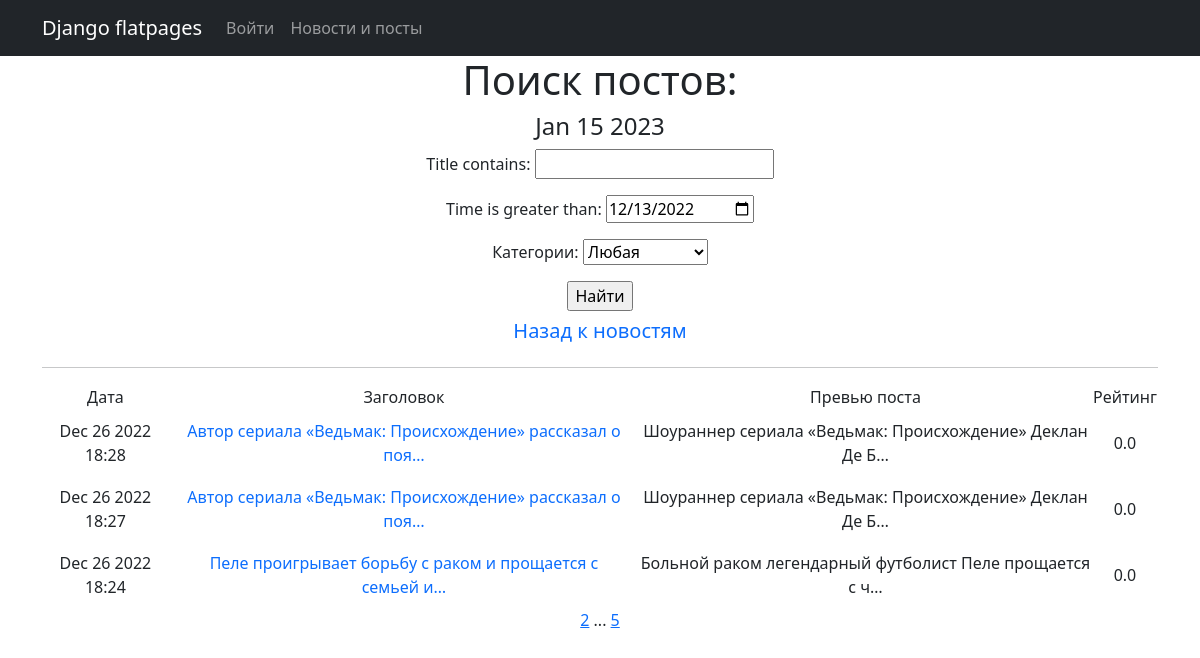
The app's page /news/search/ with its own data.
### _accounts/models.py (models this page shows, shortened)
class Post(models.Model):
    news = 'news'
    post = 'post'
    CHOISES = [
        (news, 'Новость'),
        (post, 'Статья')
    ]
    author = models.ForeignKey(Author, on_delete=models.CASCADE)
    time = models.DateTimeField(auto_now_add=True)
    _type = models.CharField(max_length=4, choices=CHOISES, default=news)
    categories = models.ManyToManyField(Category, through='PostCategory')
    title = models.CharField(max_length=100)
    text = models.TextField()
    rating = models.FloatField(default=0.0)
    def preview(self):
        return self.text[:124] + ' ...'

### _accounts/views.py (the view)
# urls.py: path('search/', PostSearch.as_view(), name='post_search'),
class PostSearch(PostList):
    ordering = '-time'
    template_name = 'search.html'
    context_object_name = 'search'
    paginate_by = 3

### _accounts/models.py (called while the page is built)
    def __str__(self):
        return f'{self.name}'

### _accounts/templatetags/custom_tags.py (called while the page is built)
@register.simple_tag(takes_context=True)
def url_replace(context, **kwargs):
    d = context['request'].GET.copy()
    for k, v in kwargs.items():
        d[k] = v
        return d.urlencode()

### _accounts/views.py (called while the page is built)
    def get_queryset(self):
        queryset = super().get_queryset()
        self.filterset = PostFilter(self.request.GET, queryset)
        return self.filterset.qs

    def get_context_data(self, **kwargs):
        context = super().get_context_data(**kwargs)
        context['time_now'] = datetime.utcnow()
        context['filterset'] = self.filterset
        return context

### templates/search.html (shortened to what this page needs)
{% extends 'flatpages/default.html' %}
{% load custom_tags %}
{% block content %}
<h1>Поиск постов:</h1>
<h4>{{ time_now|date:'M d Y' }}</h4>
<form action="" method="get">
    {{ filterset.form.as_p }}
    <input type="submit" value="Найти">
</form>
<h5><a class="nav-link" href="{{ '\news' }}">Назад к новостям</a></h5>
<hr>
{% if search %}
        <table>
            <tr>
                <td>Дата</td>
                <td>Заголовок</td>
                <td>Превью поста</td>
                <td>Рейтинг</td>
            </tr>
            {% for newss in search %}
            <tr>
                <td>{{ newss.time|date:'M d Y H:i' }}</td>
                <td><a class="nav-link" href="{{ newss.id }}">{{ newss.title|truncatechars:55 }}</a></td>
                <td>{{ newss.preview|truncatechars:55 }}</td>
                <td>{{ newss.rating }}</td>
            </tr>
            {% endfor %}
        </table>
    {% else %}
        <h2>Постов нет!</h2>
    {% endif %}
   {% if page_obj.has_next %}
       <a href="?{% url_replace page=page_obj.next_page_number %}">{{ page_obj.next_page_number }}</a>
       {% if paginator.num_pages != page_obj.next_page_number %}
           ...
           <a href="?{% url_replace page=page_obj.paginator.num_pages %}">{{ page_obj.paginator.num_pages }}</a>
       {% endif %}
   {% endif %}
{% endblock content %}

### records on screen
Post: time "Dec 26 2022 18:28", title "Автор сериала «Ведьмак: Происхождение» рассказал о поя…", preview "Шоураннер сериала «Ведьмак: Происхождение» Деклан Де Б…", rating "0.0"
Post: time "Dec 26 2022 18:27", title "Автор сериала «Ведьмак: Происхождение» рассказал о поя…", preview "Шоураннер сериала «Ведьмак: Происхождение» Деклан Де Б…", rating "0.0"
Post: time "Dec 26 2022 18:24", title "Пеле проигрывает борьбу с раком и прощается с семьей и…", preview "Больной раком легендарный футболист Пеле прощается с ч…", rating "0.0"

### other values on screen
{{ time_now|date:'M d Y' }} "Jan 15 2023"
{{ page_obj.next_page_number }} "2"
{{ page_obj.paginator.num_pages }} "5"
